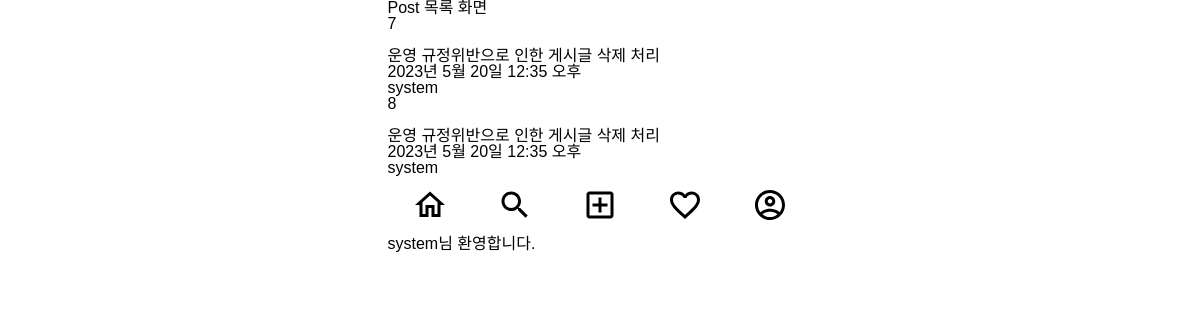
Screenshot of /posts/ (signed in) with the database file from the repository.
### posts/models.py (models this page shows)
class Post(models.Model):
    image= models.ImageField(verbose_name='이미지',null=True,blank=True)
    content=models.TextField(verbose_name='내용')
    created_at=models.DateTimeField(verbose_name='작성일',auto_now_add=True)
    view_count=models.IntegerField(verbose_name='조회수',default=0)
    writer=models.ForeignKey(to=User, on_delete=models.CASCADE ,null=True, blank=True)

### posts/views.py (the view)
# urls.py: path('', post_list_view, name='post-list'),
def post_list_view(request):
    post_list= Post.objects.filter(writer=request.user)#현재 로그인 된것 조회
    context={
        'post_list':post_list,
    }
    return render(request, 'posts/post_list.html',context)

### templates/posts/post_list.html (shortened to what this page needs)
{% extends 'base.html' %}
{% block content %}
<h1>Post 목록 화면</h1>
{% for post in post_list %}
    <div>
        {{post.id}}<br/>
        {{post.image}}<br/>
        {{post.content}}<br/>
        {{post.created_at}}<br/>
        {{post.writer}}<br/>
    </div>
{% endfor %}
{% endblock %}

### templates/base.html (shortened to what this page needs)
{% load static %}
<!DOCTYPE html>
<html lang="ko">
<head>
    <link rel="stylesheet" href="{% static 'css/reset.css' %}">
    <link rel="stylesheet" href="{% static 'css/index.css' %}">
</head>
<body class="container">
    <div>
        {% block content %}
        {% endblock %}
    </div>
    <div>
        <nav>
            <ul class="bottom-menu-group">
                <li>
                    <img src="{% static 'icons/home_outlined_black_36dp.svg' %}" alt="홈">
                </li>
                <li>
                    <img src="{% static 'icons/search_outlined_black_36dp.svg' %}" alt="검색"/>
                </li>
                <li>
                    <a href="{% url 'posts:post-create' %}">
                        <img src="{% static 'icons/add_box_outlined_black_36dp.svg' %}" alt="글쓰기"/>
                    </a>
                </li>
                <li>
                    <img src="{% static 'icons/favorite_outlined_black_36dp.svg' %}" alt="좋아요"/>
                </li>
                <li>
                    <img src="{% static 'icons/account_circle_outlined_black_36dp.svg' %}" alt="프로필"/>
                </li>
            </ul>
        </nav>
    </div>
    {% if request.user.is_authenticated %}
        <div>
            {{ user.username }}님 환영합니다.
        </div>
    {% endif %}
</body>
</html>

### static/css/index.css (style rules this page uses)
.container { display: flex; flex-direction: column; max-width: 425px; }
body { font-family: 'Noto Sans KR', sans-serif; margin: 0 auto 60px auto; }
.bottom-menu-group { display: flex; height: 60px; align-items: center; justify-content: space-around; background-color: #FFFFFF; }

### rows the page displays
Post: id "7", content "운영 규정위반으로 인한 게시글 삭제 처리", created_at "2023년 5월 20일 12:35 오후", writer "system"
Post: id "8", content "운영 규정위반으로 인한 게시글 삭제 처리", created_at "2023년 5월 20일 12:35 오후", writer "system"

### other values shown
{{ user.username }} "system"
